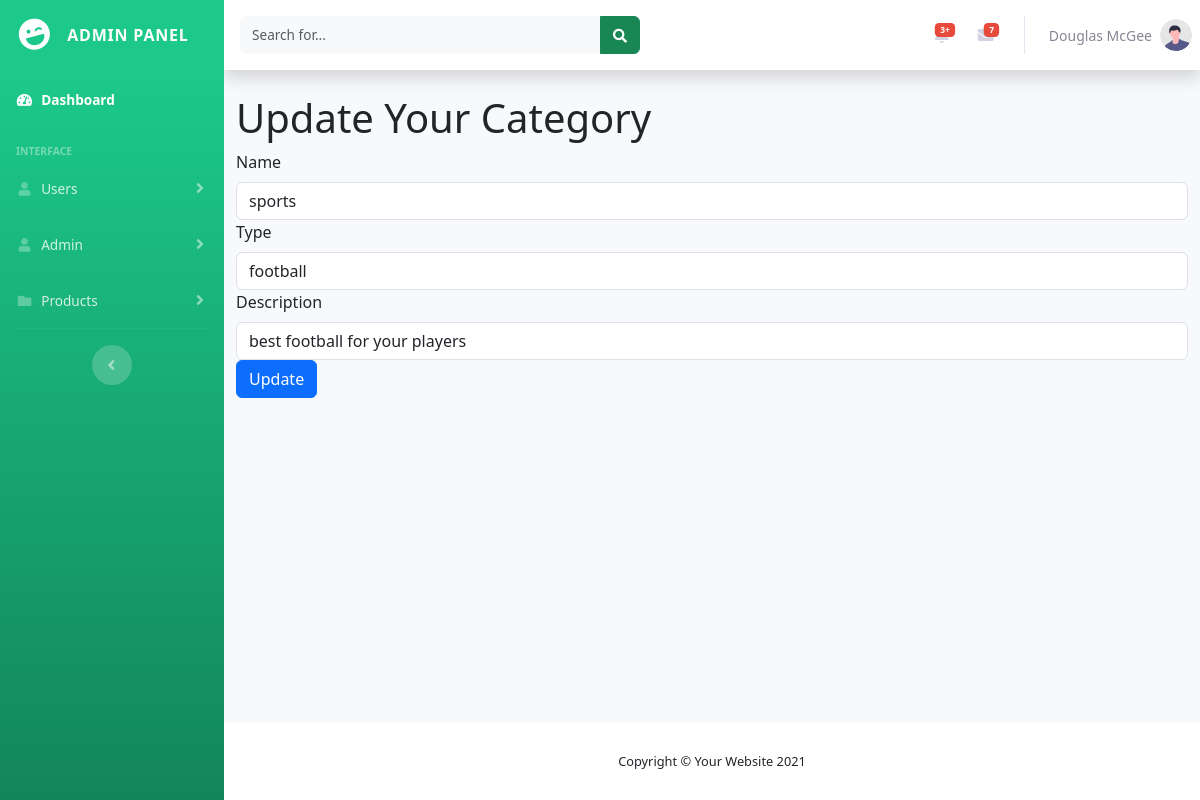
/catupdate.php?id=1, run on the app's committed database.
### tables this page shows
CREATE TABLE `category` (
  `cid` int(11) NOT NULL,
  `cname` varchar(255) NOT NULL,
  `ctype` varchar(255) NOT NULL,
  `cdescription` text NOT NULL,
  `cstatus` tinyint(4) NOT NULL DEFAULT 1
);

### catupdate.php (the view, shortened to what this page needs)
<?php
include('admin/includes/header.php');
include('admin/includes/sidebar.php');
include('admin/includes/topbar.php');
include('admin/includes/config.php');
$user_id = $_GET['id'];
$query = "SELECT * from `category` where cid = '$user_id'";
$result = mysqli_query($connection, $query);
if(mysqli_num_rows($result) > 0){
    while($row = mysqli_fetch_assoc($result)){
?>
<!DOCTYPE html>
<html lang="en">
<head>
    <link href="https://cdn.jsdelivr.net/npm/bootstrap@5.3.0/dist/css/bootstrap.min.css" rel="stylesheet">
</head>
<body>
<div class="container">
<h1> Update Your Category</h1>
<form action="catupdatedata.php" method="post" class="form-group">
    <label for="catname"> Name  </label>
    <input type="text" name="catname" class="form-control" value="<?php echo $row['cname'] ?>">
    <label for="cattype"> Type  </label>
    <input type="text" name="cattype" class="form-control" value="<?php echo $row['ctype'] ?>">
    <label for="catdes"> Description  </label>
    <input type="text" name="catdes" class="form-control" value="<?php echo $row['cdescription'] ?>">
    <input type="submit" name="submit" value="Update" class="btn btn-primary">
</form>
</div>
<?php
}
}
?>
</body>
<?php
include('admin/includes/footer.php');
?>

### css/userprofile.css (style rules this page uses)
body { margin-top:20px; color: #1a202c; text-align: left; background-color: #e2e8f0; }

### data on the page
category: catname "sports", cattype "football", catdes "best football for your players"
